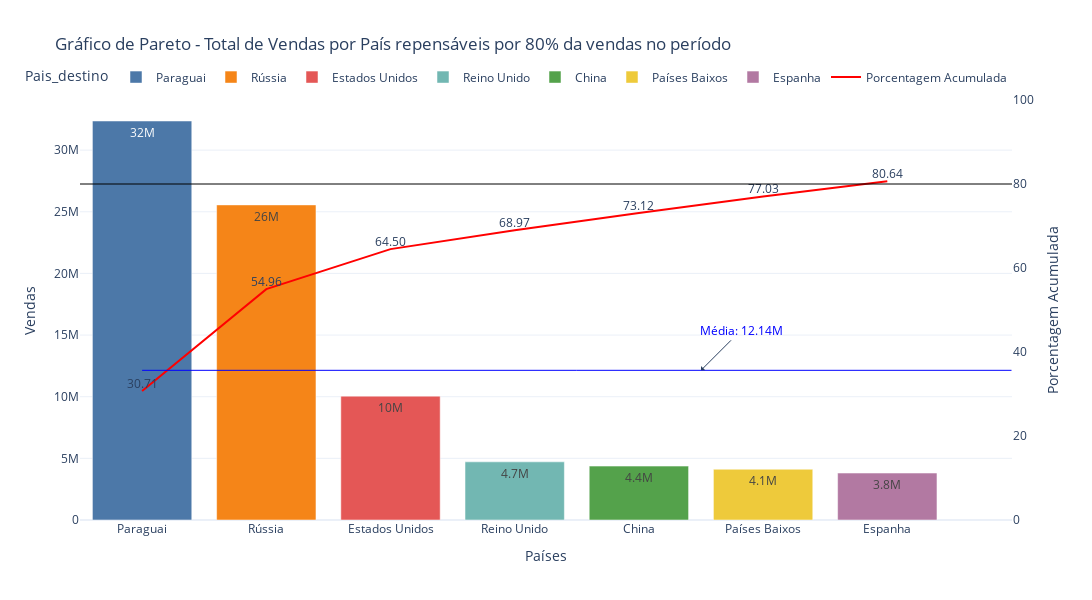

This figure's notebook cell:
### Markdown cell above
## Gráfico de Pareto

### Code cell
plot_pareto(
    total_pareto,
    "Pais_destino",
    "Valor",
    "Pais_destino",
    "Porcentagem_acumulada_valor",
    "Gráfico de Pareto - Total de Vendas por País repensáveis por 80% da vendas no período",
    "Países",
    "Vendas",
    total_pareto.Valor.mean()
)

### Figure 1 — Plotly figure (JSON) as saved in the notebook; plotly's stock layout.template omitted (floating-point values rounded to 4 significant figures)
{"data": [{"alignmentgroup": "True", "hovertemplate": "Pais_destino=%{x}<br>Valor=%{y}<extra></extra>", "legendgroup": "Paraguai", "marker": {"color": "#4C78A8", "pattern": {"shape": ""}}, "name": "Paraguai", "offsetgroup": "Paraguai", "orientation": "v", "showlegend": true, "textposition": "auto", "texttemplate": "%{y:.2s}", "type": "bar", "x": ["Paraguai"], "xaxis": "x", "y": [32364257], "yaxis": "y"}, {"alignmentgroup": "True", "hovertemplate": "Pais_destino=%{x}<br>Valor=%{y}<extra></extra>", "legendgroup": "Rússia", "marker": {"color": "#F58518", "pattern": {"shape": ""}}, "name": "Rússia", "offsetgroup": "Rússia", "orientation": "v", "showlegend": true, "textposition": "auto", "texttemplate": "%{y:.2s}", "type": "bar", "x": ["Rússia"], "xaxis": "x", "y": [25559026], "yaxis": "y"}, {"alignmentgroup": "True", "hovertemplate": "Pais_destino=%{x}<br>Valor=%{y}<extra></extra>", "legendgroup": "Estados Unidos", "marker": {"color": "#E45756", "pattern": {"shape": ""}}, "name": "Estados Unidos", "offsetgroup": "Estados Unidos", "orientation": "v", "showlegend": true, "textposition": "auto", "texttemplate": "%{y:.2s}", "type": "bar", "x": ["Estados Unidos"], "xaxis": "x", "y": [10046712], "yaxis": "y"}, {"alignmentgroup": "True", "hovertemplate": "Pais_destino=%{x}<br>Valor=%{y}<extra></extra>", "legendgroup": "Reino Unido", "marker": {"color": "#72B7B2", "pattern": {"shape": ""}}, "name": "Reino Unido", "offsetgroup": "Reino Unido", "orientation": "v", "showlegend": true, "textposition": "auto", "texttemplate": "%{y:.2s}", "type": "bar", "x": ["Reino Unido"], "xaxis": "x", "y": [4717554], "yaxis": "y"}, {"alignmentgroup": "True", "hovertemplate": "Pais_destino=%{x}<br>Valor=%{y}<extra></extra>", "legendgroup": "China", "marker": {"color": "#54A24B", "pattern": {"shape": ""}}, "name": "China", "offsetgroup": "China", "orientation": "v", "showlegend": true, "textposition": "auto", "texttemplate": "%{y:.2s}", "type": "bar", "x": ["China"], "xaxis": "x", "y": [4372268], "yaxis": "y"}, {"alignmentgroup": "True", "hovertemplate": "Pais_destino=%{x}<br>Valor=%{y}<extra></extra>", "legendgroup": "Países Baixos", "marker": {"color": "#EECA3B", "pattern": {"shape": ""}}, "name": "Países Baixos", "offsetgroup": "Países Baixos", "orientation": "v", "showlegend": true, "textposition": "auto", "texttemplate": "%{y:.2s}", "type": "bar", "x": ["Países Baixos"], "xaxis": "x", "y": [4119122], "yaxis": "y"}, {"alignmentgroup": "True", "hovertemplate": "Pais_destino=%{x}<br>Valor=%{y}<extra></extra>", "legendgroup": "Espanha", "marker": {"color": "#B279A2", "pattern": {"shape": ""}}, "name": "Espanha", "offsetgroup": "Espanha", "orientation": "v", "showlegend": true, "textposition": "auto", "texttemplate": "%{y:.2s}", "type": "bar", "x": ["Espanha"], "xaxis": "x", "y": [3808552], "yaxis": "y"}, {"line": {"color": "red"}, "mode": "lines+text", "name": "Porcentagem Acumulada", "text": ["30.71", "54.96", "64.50", "68.97", "73.12", "77.03", "80.64"], "textposition": "top center", "type": "scatter", "x": ["Paraguai", "Rússia", "Estados Unidos", "Reino Unido", "China", "Países Baixos", "Espanha"], "y": [30.71, 54.96, 64.5, 68.97, 73.12, 77.03, 80.64], "yaxis": "y2"}], "layout": {"annotations": [{"arrowhead": 1, "ax": 40, "ay": -40, "font": {"color": "blue"}, "showarrow": true, "text": "Média: 12.14M", "x": 4.5, "xref": "x", "y": 12140000.0}], "barmode": "relative", "height": 600, "legend": {"orientation": "h", "title": {"text": "Pais_destino"}, "tracegroupgap": 0, "x": 1, "xanchor": "right", "y": 1.02, "yanchor": "bottom"}, "shapes": [{"line": {"color": "black", "width": 1}, "type": "line", "x0": 0, "x1": 1, "xref": "paper", "y0": 80, "y1": 80, "yref": "y2"}, {"line": {"color": "blue", "width": 1}, "type": "line", "x0": 0, "x1": 7, "y0": 12140000.0, "y1": 12140000.0}], "title": {"text": "Gráfico de Pareto - Total de Vendas por País repensáveis por 80% da vendas no período"}, "width": 1300, "xaxis": {"anchor": "y", "categoryarray": ["Paraguai", "Rússia", "Estados Unidos", "Reino Unido", "China", "Países Baixos", "Espanha"], "categoryorder": "array", "domain": [0, 1], "title": {"text": "Países"}}, "yaxis": {"anchor": "x", "domain": [0, 1], "title": {"text": "Vendas"}}, "yaxis2": {"overlaying": "y", "range": [0, 100], "showgrid": false, "side": "right", "title": {"text": "Porcentagem Acumulada"}}}}
